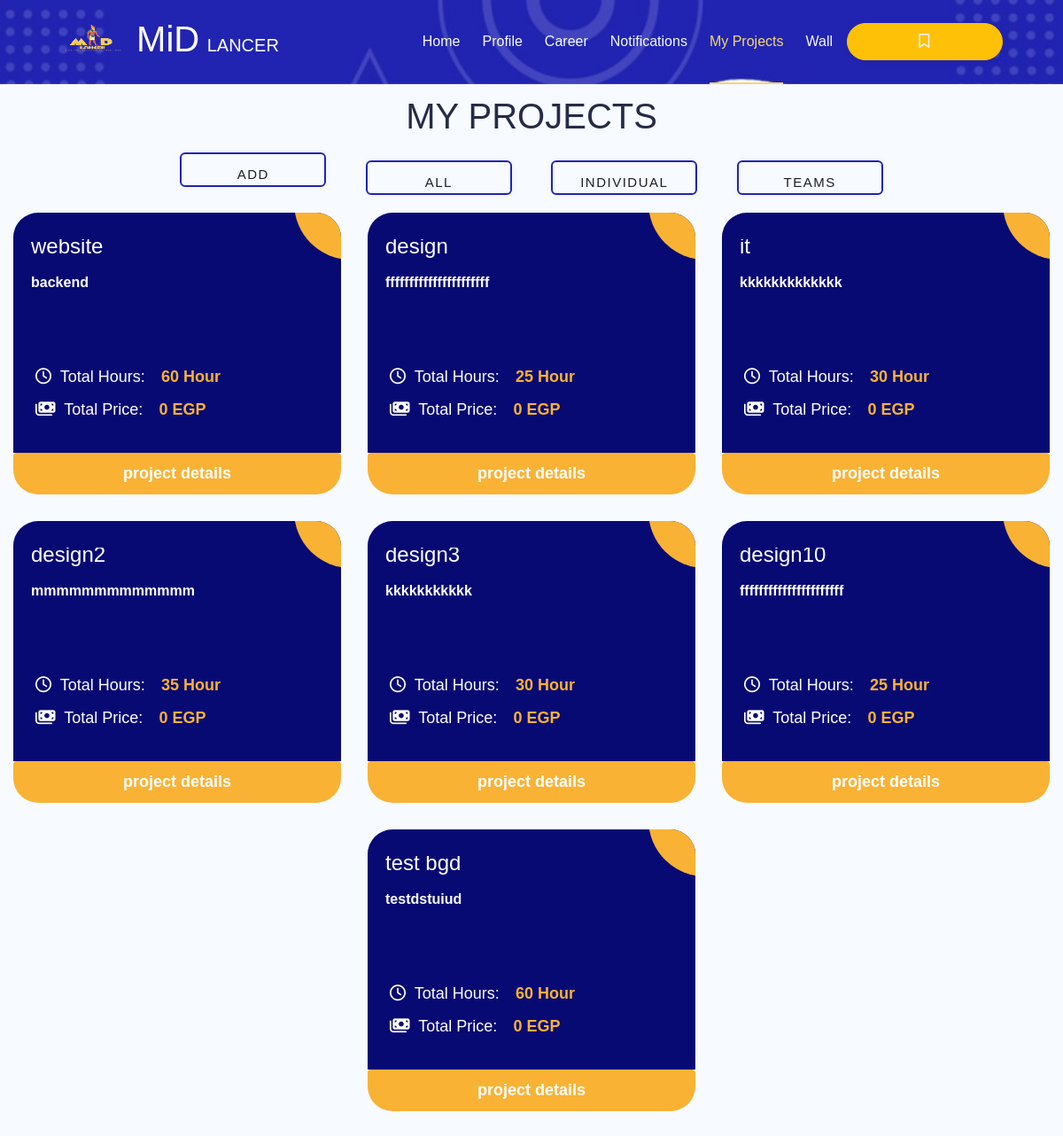
The app's page /my_projects_client.php (signed in), older data.
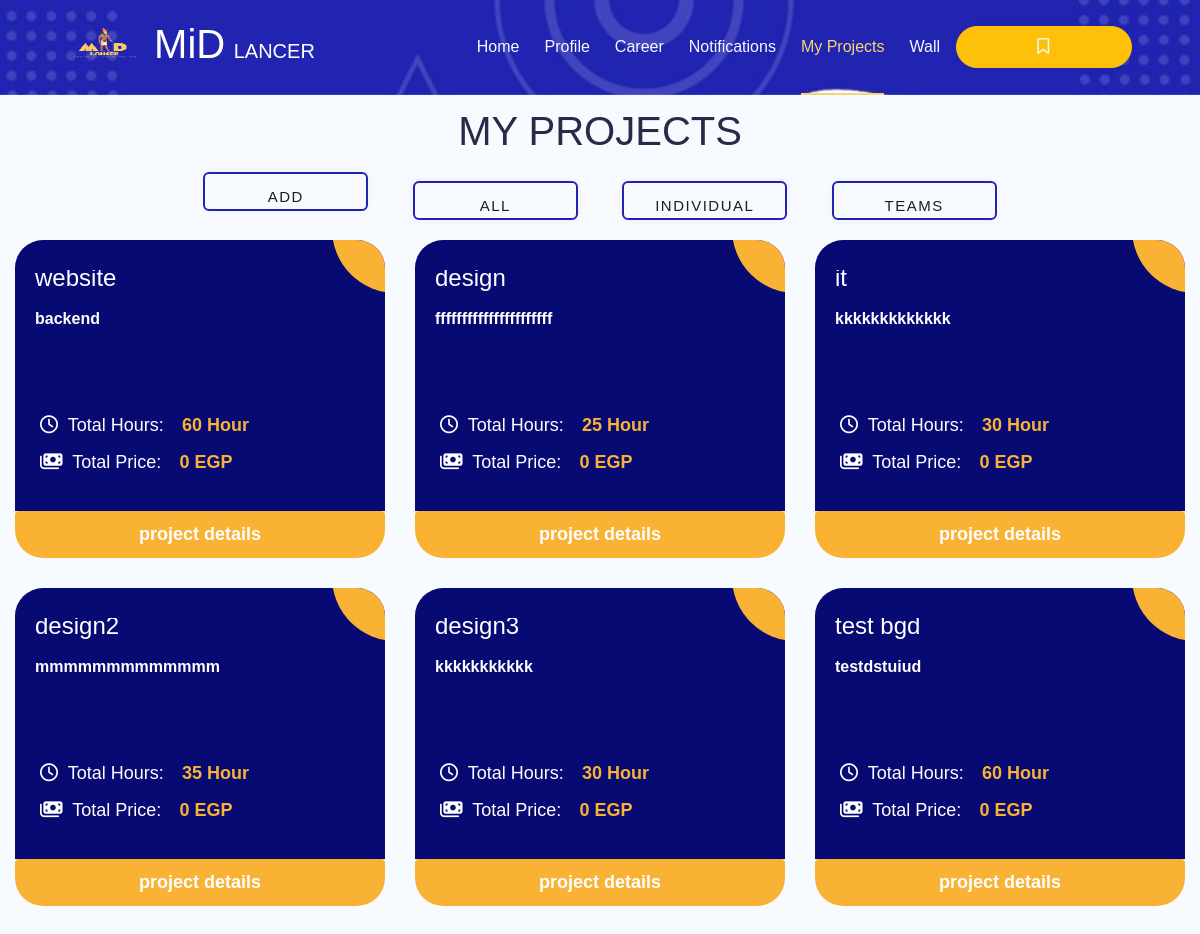
The same page, newer data.
### tables this page shows
CREATE TABLE `project` (
  `project_id` int(11) NOT NULL,
  `project_name` varchar(250) NOT NULL,
  `description` varchar(250) NOT NULL,
  `total_hours` int(11) NOT NULL,
  `deadline_date` date NOT NULL,
  `user_id` int(11) NOT NULL,
  `type_id` int(11) DEFAULT NULL,
  `posting` int(11) NOT NULL
);

### my_projects_client.php (the view, shortened to what the changed rows need)
<?php
include 'nav+bm.php';
$user_id=$_SESSION['user_id'];
$join = "SELECT *, SUM(`price/hr`) AS 'sumrates', `project`.`project_id` AS `pid` FROM `project`
right JOIN `user` ON `user`.`user_id`=`project`.`user_id`
left JOIN `team_member` ON `project`.`project_id`=`team_member`.`project_id`
left JOIN `freelancer` ON `freelancer`.`freelancer_id`=`team_member`.`freelancer_id`
WHERE `user`.`user_id` ='$user_id' AND `project`.`project_id` IS NOT NULL
GROUP BY `project`.`project_id`";
$run_join=mysqli_query($connect,$join);
$num=mysqli_num_rows($run_join);
if($num==0)
    $error= "You don't have any current projects";
else
{
    function SUM1($price_per_hr,$total_hours){
        $total_price=$price_per_hr * $total_hours;
        return "$total_price";
    }
$type_id = "";
}
?>
<!DOCTYPE html>
<html lang="en">
<head>
  <link rel="stylesheet" href="css/myprojectfreelancer.css">
  <link rel="stylesheet" href="https://cdnjs.cloudflare.com/ajax/libs/font-awesome/6.6.0/css/all.min.css"
 />
</head>
<body>
<div class="main">
    <h1 class="title">MY PROJECTS</h1>
</div>
<?php
  if(!empty($error)) { ?>
    <div class="cards">
        <?php echo $error ?>
    </div>
 <?php } else { ?>
<div class="ag-format-container">
    <div class="ag-courses_box">
    <?php if ($type_id ==1 ){ ?>
      <?php foreach($run_select1 as $data) { ?>
        <?php
        $details="";
        $p_id=$data['pid'];
      $freelancer_count = "SELECT COUNT(freelancer_id) as freelancer_count FROM team_member WHERE `project_id`=$p_id";
  $freelancer_count_result = mysqli_query($connect,$freelancer_count);
  $f_count = mysqli_fetch_assoc($freelancer_count_result)['freelancer_count'];
  if($f_count>1){
    $update="UPDATE `project` SET `type_id` = 2 WHERE `project_id`=$p_id";
    $run_update=mysqli_query($connect,$update);
    header("refresh:1;url=my_projects_client.php?type_id=1");
  }
        ?>
                <div class="ag-courses_item">
                <a href="#" class="ag-courses-item_link">
            <div class="ag-courses-item_bg"></div>
            <div class="ag-courses-item_title">
                <div class="ag-courses-item_title">
                    <h4 class="teams"><?php echo htmlspecialchars ($data ['project_name'],ENT_QUOTES,'UTF-8')?></h4>
                    <p class="para"><?php echo htmlspecialchars ($data ['description'],ENT_QUOTES,'UTF-8')?>
                    </p>
                </div>
            </div>
            <div class="ag-courses-item_date-box">
                <i class="fa-regular fa-clock"></i> Total Hours:
                <span class="ag-courses-item_date">
                <?php echo htmlspecialchars ( $data ['total_hours'],ENT_QUOTES,'UTF-8')?> Hour
                </span>
            </div>
            <div class="ag-courses-item_date-box">
                <i class="fa-solid fa-money-bills"></i>
                Total Price:
                <span class="ag-courses-item_date">
                <?php echo htmlspecialchars (SUM1($data['sumrates'], $data['total_hours']));?> EGP
                </span>
            </div>
            <a href="project_details_client.php?details=<?php echo htmlspecialchars ($data['pid'],ENT_QUOTES,'UTF-8')?>" class="ag-courses-item_anchor">project details</a>
            </a>
        </div>
        <?php } } elseif($type_id == 2){ ?>
            <?php foreach($run_select2 as $key) { ?>
            <div class="ag-courses_item">
                    <a href="#" class="ag-courses-item_link">
                <div class="ag-courses-item_bg"></div>
                <div class="ag-courses-item_title">
                    <div class="ag-courses-item_title">
                        <h4 class="teams"><?php echo htmlspecialchars ($key ['project_name'],ENT_QUOTES,'UTF-8')?></h4>
                        <p class="para"><?php echo htmlspecialchars ($key ['description'],ENT_QUOTES,'UTF-8')?>
                        </p>
                    </div>
                </div>
                <div class="ag-courses-item_date-box">
                    <i class="fa-regular fa-clock"></i> Total Hours:
                    <span class="ag-courses-item_date">
                    <?php echo htmlspecialchars(  $key ['total_hours'],ENT_QUOTES,'UTF-8')?> Hour
                    </span>
                </div>
                <div class="ag-courses-item_date-box">
                    <i class="fa-solid fa-money-bills"></i>
                    Total Price:
                    <span class="ag-courses-item_date">
                    <?php echo SUM1($key['sumrates'], $key['total_hours'])?> EGP
                    </span>
                </div>
                <a href="project_details_client.php?details=<?php echo htmlspecialchars( $key['pid'],ENT_QUOTES,'UTF-8')?>" class="ag-courses-item_anchor">project details</a>
                </a>
            </div>
            <?php } } elseif ($run_join ){?>
              <div class="ag-format-container">
        <div class="ag-courses_box">
        <?php foreach($run_join as $keyy) { ?>
          <div class="ag-courses_item">
                <a href="#" class="ag-courses-item_link">
            <div class="ag-courses-item_bg"></div>
            <div class="ag-courses-item_title">
                <div class="ag-courses-item_title">
                    <h4 class="teams"><?php echo htmlspecialchars( $keyy ['project_name'],ENT_QUOTES,'UTF-8')?></h4>
                    <p class="para"><?php echo htmlspecialchars( $keyy ['description'],ENT_QUOTES,'UTF-8')?>
                    </p>
                </div>
            </div>
            <div class="ag-courses-item_date-box">
                <i class="fa-regular fa-clock"></i> Total Hours:
                <span class="ag-courses-item_date">
                <?php echo htmlspecialchars( $keyy ['total_hours'],ENT_QUOTES,'UTF-8')?> Hour
                </span>
            </div>
            <div class="ag-courses-item_date-box">
                <i class="fa-solid fa-money-bills"></i>
                Total Price:
                <span class="ag-courses-item_date">
                <?php echo htmlspecialchars (SUM1($keyy['sumrates'], $keyy['total_hours']))?> EGP
                </span>
            </div>
            <a href="project_details_client.php?details=<?php echo htmlspecialchars( $keyy['pid'],ENT_QUOTES,'UTF-8')?>" class="ag-courses-item_anchor">project details</a>
            </a>
        </div>
        <?php } } } ?>
    </div>
</div>
</body>
</html>

Row changes from the older to the newer data that the page shows:
removed project: project_name "design10", description "ffffffffffffffffffffff", total_hours "25", total_hours "0"
